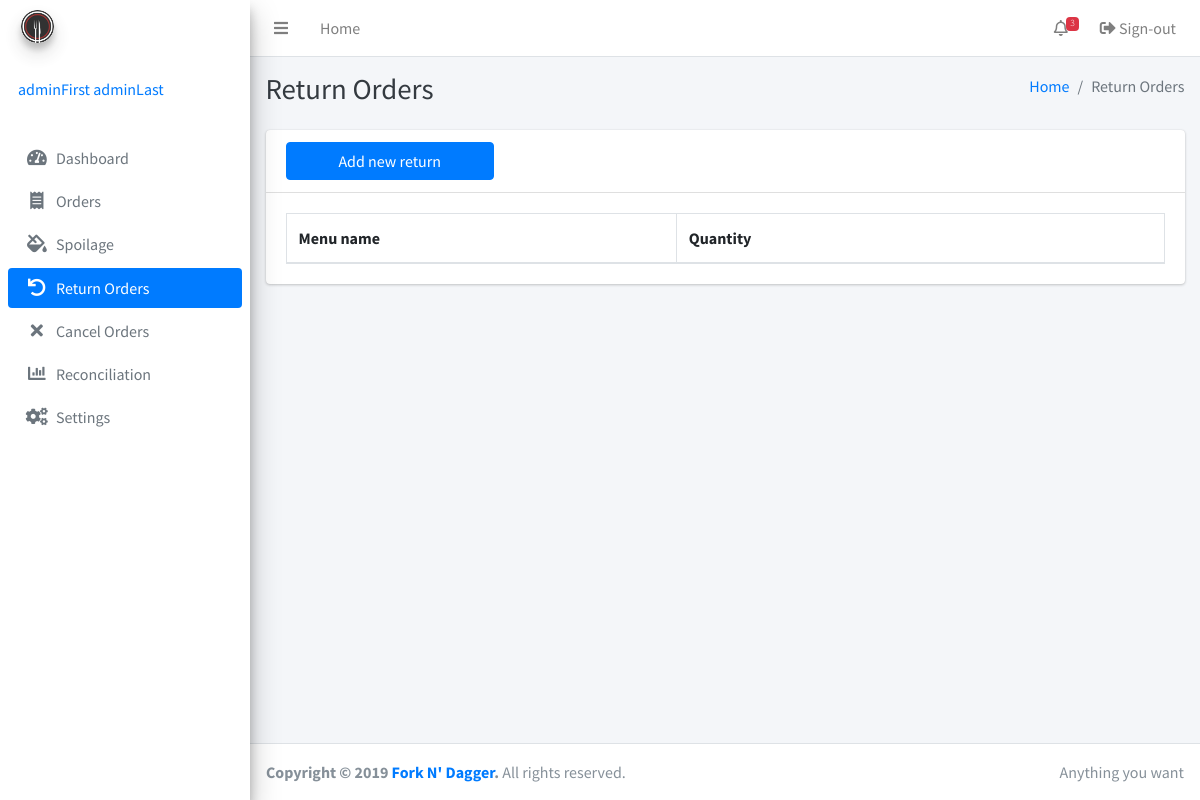
Page /returnorders.php (signed in) on the earlier database version.
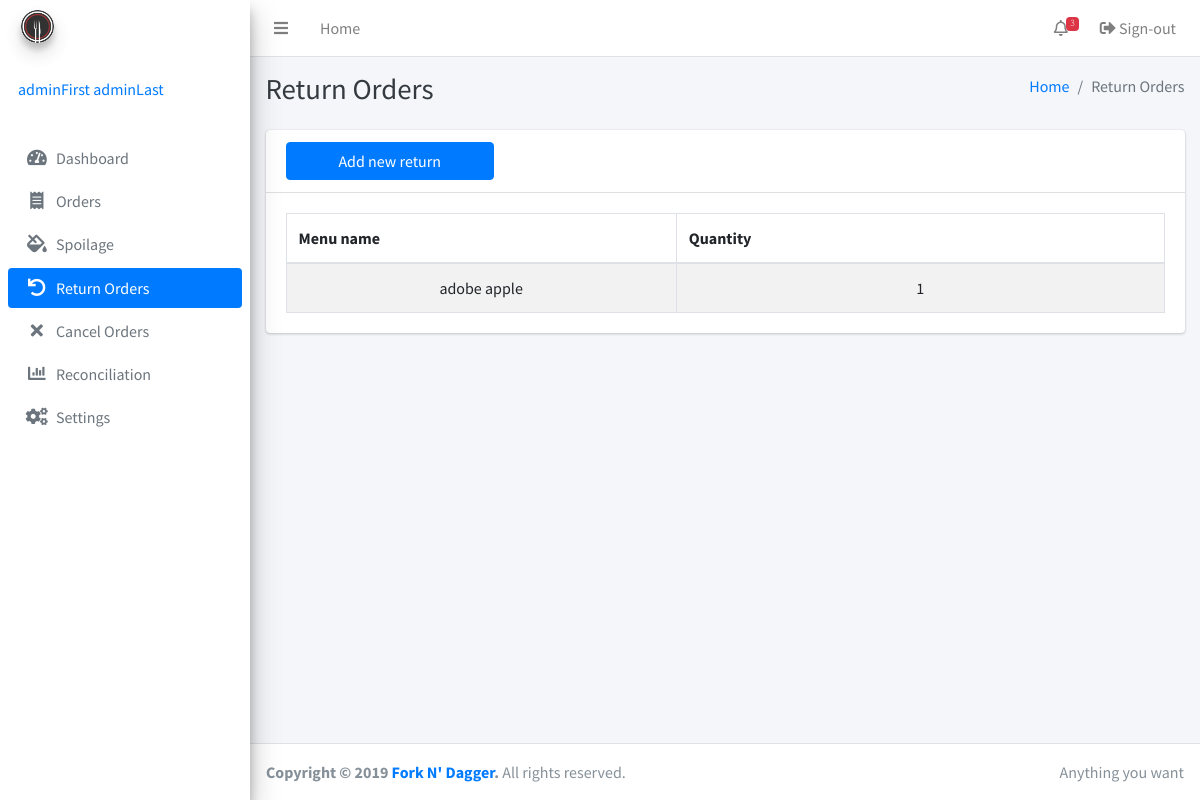
Same page on the later database version.
### tables this page shows
CREATE TABLE IF NOT EXISTS `returns` (
  `return_id` bigint(255) NOT NULL AUTO_INCREMENT,
  `inventory_id` bigint(255) DEFAULT NULL,
  `menu_id` bigint(255) DEFAULT NULL,
  `return_type` enum('spoilage','cancel','return') DEFAULT NULL,
  `return_date` timestamp(6) NULL DEFAULT NULL,
  `return_qty` bigint(255) DEFAULT NULL,
  `remarks` varchar(255) DEFAULT NULL,
  PRIMARY KEY (`return_id`)
);

CREATE TABLE IF NOT EXISTS `menu` (
  `id` bigint(255) NOT NULL AUTO_INCREMENT,
  `name` varchar(255) NOT NULL,
  `description` varchar(255) NOT NULL,
  `timestamp` timestamp(6) NOT NULL,
  `adminID` int(255) NOT NULL,
  PRIMARY KEY (`id`)
);

### returnorders.php (the view, shortened to what the changed rows need)
<?php include 'inc/session.php'; ?>
<?php include 'inc/header.php'; ?>
<body class="hold-transition sidebar-mini">
<div class="wrapper">
<?php
include 'inc/navbar.php'; ?>
  <div class="content-wrapper">
    <div class="content-header">
      <div class="container-fluid">
        <div class="row mb-2">
          <div class="col-sm-6">
            <h1 class="m-0 text-dark">Return Orders</h1>
          </div>
        </div>
      </div>
    </div>
    <div class="content">
      <div class="container-fluid">
        <div class="row">
          <div class="col-12">
            <div class="card">
              <div class="card-body">
                <table class="table table-bordered table-striped display">
                  <thead>
                  <tr>
                    <th width="120">Menu name</th>
                    <th width="150">Quantity</th>
                  </tr>
                  </thead>
                  <tbody>
                  <?php
                  $getAllReturn = mysqli_query($conn, "SELECT * FROM forkndagger.returns
                  JOIN menu ON menu_id=menu.id
                  where return_type = 'return'");
                  while($row = mysqli_fetch_assoc($getAllReturn)) {
                  ?>
                    <tr align="center">
                      <td><?php echo $row['name']; ?></td>
                      <td><?php echo $row['return_qty']; ?></td>
                    </tr>
                  <?php
                  }
                  ?>
                  </tbody>
                </table>
              </div>
            </div>
          </div>
        </div>
      </div>
    </div>
  </div>
</div>
</body>
</html>

### inc/navbar.php (shortened to what the changed rows need)
<aside class="main-sidebar sidebar-gray elevation-4">
  <a href="index3.html" class="brand-link">
    <img src="image/logo.png" alt="Fork N' Dagger Logo" class="brand-image img-circle elevation-3"
         style="opacity: .8">
    <span class="brand-text font-weight-light">Fork N' Dagger</span>
  </a>
</aside>

Differences in the rows shown:
added returns: menu.name "adobe apple", return_qty "1"
